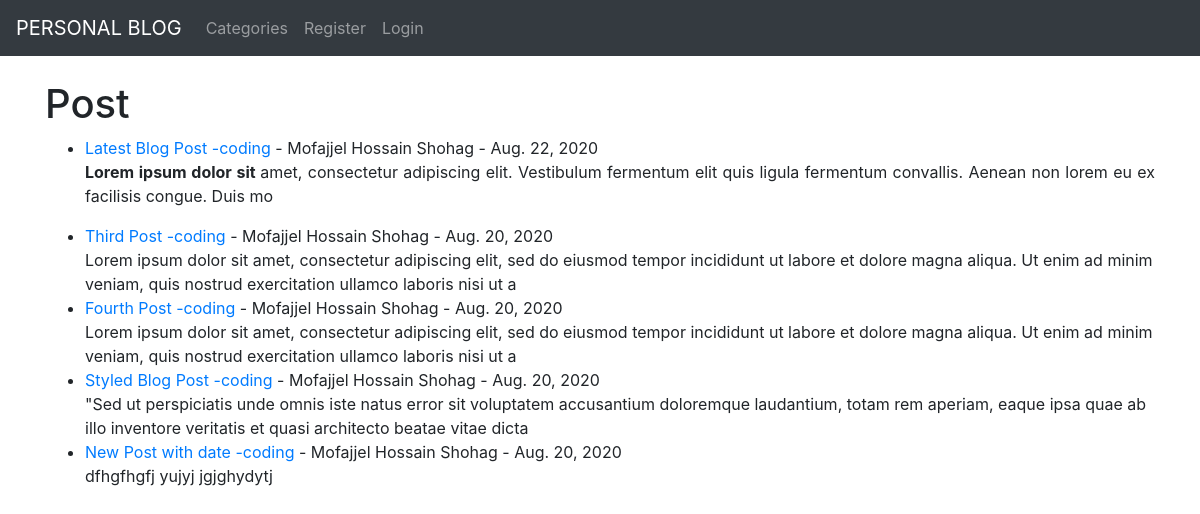
The app's page /, older data.
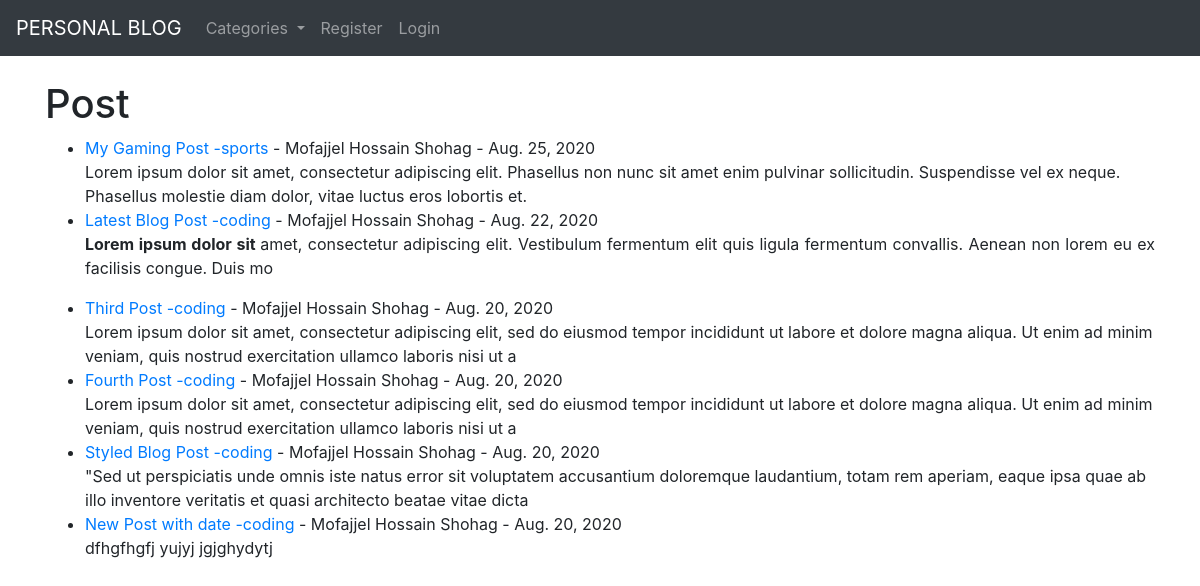
The same page, newer data.
### myblog/models.py (models this page shows, shortened)
class Post(models.Model):
	title = models.CharField(max_length=255)
	title_tag = models.CharField(max_length=255)
	author = models.ForeignKey(User, on_delete=models.CASCADE)
	body = models.TextField()
	post_date = models.DateField(auto_now_add=True)
	category = models.CharField(max_length=255, default = 'coding')

### myblog/views.py (the view)
# urls.py: path('', IndexView.as_view(), name="index"),
class IndexView(ListView):
	model = Post
	template_name = 'myblog/index.html'
	ordering = ['-post_date']
	def get_context_data(self, *args, **kwargs):
		cat_menu = Category.objects.all()
		context = super(IndexView, self).get_context_data(*args, **kwargs)
		context["cat_menu"] = cat_menu
		return context

### myblog/models.py (called while the page is built)
	def __str__(self):
		return self.name

### myblog/templates/myblog/index.html (shortened to what this page needs)
{% extends 'myblog/base.html' %}
{% block content %}
	<h1>Post</h1>
	<ul>
		{% for post in object_list %}
		<li><a href="{% url 'article_details' post.pk %}">{{ post.title }}</a>   <a href="{% url 'category' post.category|slugify %}">-{{ post.category }}</a> - {{ post.author.first_name }} {{ post.author.last_name }} - {{ post.post_date }}
			<br>
			{{ post.body|slice:":200"|safe }}</li>
		{% endfor %}
	</ul>
{% endblock %}

Row changes from the older to the newer data that the page shows:
added Post: title "My Gaming Post", category "sports", author.first_name "Mofajjel Hossain", author.last_name "Shohag", post_date "Aug. 25, 2020", body "Lorem ipsum dolor sit amet, consectetur adipiscing elit. Phasellus non nunc sit amet enim pulvinar sollicitudin. Suspendisse vel ex neque. Phasellus molestie diam dolor, vitae luctus eros lobortis et."
